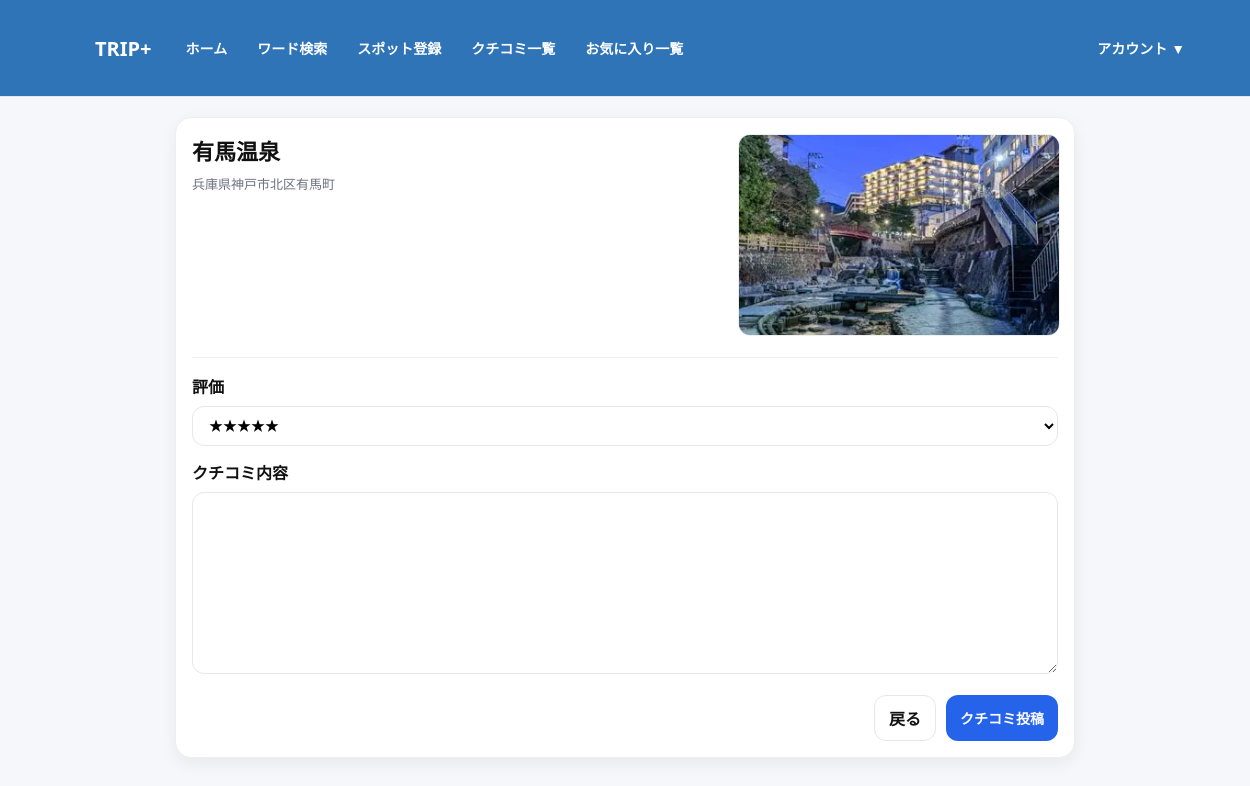
Screenshot of /spots/reviews/new/25/ (signed in) with the database file from the repository.
### spots/models.py (models this page shows, shortened)
class Spot(models.Model):
    created_by = models.ForeignKey(
        settings.AUTH_USER_MODEL,
        on_delete=models.CASCADE,
        related_name="spots",
        null=True, blank=True,
    )
    BUSINESS_DAY_CHOICES = [
        ("mon", "月曜"),
        ("tue", "火曜"),
        ("wed", "水曜"),
        ("thu", "木曜"),
        ("fri", "金曜"),
        ("sat", "土曜"),
        ("sun", "日曜"),
        ("holiday", "年中無休"),
        ("irregular", "不定休"),
    ]
    PARKING_CHOICES = [
        ("有", "有"),
        ("無", "無"),
        ("不明", "不明"),
        ("注意", "注意（公式HP参照）"),
    ]
    parking = models.CharField("駐車場", max_length=20, choices=PARKING_CHOICES, blank=True)
    name = models.CharField(max_length=100)
    address = models.CharField(max_length=255, blank=True)
    image = models.ImageField(upload_to="spots/", blank=True, null=True)
    website = models.URLField("参考サイト", blank=True)
    phone = models.CharField("電話番号", max_length=30, blank=True)
    business_days = models.JSONField(default=list, blank=True, null=True)
    open_time = models.TimeField(null=True, blank=True)
    close_time = models.TimeField(null=True, blank=True)
    access = models.CharField(max_length=200, blank=True)
    language = models.CharField("ワード", max_length=30, blank=True)
    mood = models.CharField(max_length=30, blank=True)
    purpose = models.CharField(max_length=30, blank=True)
    time_axis = models.CharField("時間軸", max_length=50, blank=True)
    created_at = models.DateTimeField(auto_now_add=True)
    description = models.TextField(blank=True)
    latitude = models.DecimalField(max_digits=9, decimal_places=6, null=True, blank=True)
    longitude = models.DecimalField(max_digits=9, decimal_places=6, null=True, blank=True)

### spots/views.py (the view)
# urls.py: path("reviews/new/<int:spot_id>/", views.review_create, name="review_create"),
@login_required
def review_create(request, spot_id):
    spot = get_object_or_404(Spot, pk=spot_id)
    if request.method == "POST":
        form = ReviewForm(request.POST)
        if form.is_valid():
            review = form.save(commit=False)
            review.spot = spot
            review.user = request.user
            review.save()
            messages.success(request, "クチコミを投稿しました！")
            return redirect("spots:spot_detail", pk=spot.pk)
    else:
        form = ReviewForm()
    return render(request, "reviews/review_form.html", {"form": form, "spot": spot})

### spots/forms.py
class ReviewForm(forms.ModelForm):
    rating = forms.ChoiceField(
        label="評価",
        choices=STAR_CHOICES
    )
    class Meta:
        model = Review
        fields = ["rating", "comment"]

### spots/templates/reviews/review_form.html (shortened to what this page needs)
{% extends "base.html" %}
{% load static %}
{% block content %}
<div class="wrap">
  <div class="panel">
    <div class="spot-head">
      <div>
        <h2 class="spot-name">{{ spot.name }}</h2>
        <p class="spot-addr">{{ spot.address }}</p>
      </div>
      <div>
        {% if spot.image %}
          <img class="spot-img" src="{{ spot.image.url }}" alt="{{ spot.name }}">
        {% else %}
          <div class="spot-img" aria-hidden="true"></div>
        {% endif %}
      </div>
    </div>
    <hr style="margin:16px 0;border:none;border-top:1px solid #eee;">
    <form method="post" id="reviewForm">
      <div class="field">
        <label>{{ form.rating.label }}</label>
        {{ form.rating }}
      </div>
      <div class="field">
        <label>クチコミ内容</label>
        {{ form.comment }}
      </div>
      <div class="actions">
        <a class="btn-sub" href="{% url 'spots:spot_detail' spot.pk %}">戻る</a>
        {% if mode == "update" %}
          <button class="btn" type="submit">更新</button>
        {% else %}
          <button class="btn" type="button" id="openConfirm">クチコミ投稿</button>
        {% endif %}
      </div>
    </form>
  </div>
</div>
{% endblock %}

### accounts/static/accounts/style.css (style rules this page uses)
:root { --brand:#1f6feb; --brand-dark:#1656b8; --bg:#f6f7fb; --text:#111; --card:#fff; --border:#e7e7e7; }
html, body { margin: 0; padding: 0; }
body { background: var(--bg); color: var(--text); font-family: Arial, Helvetica, sans-serif; }
.btn { display:inline-block; background:var(--brand); color:#fff; border:none; padding:10px 14px; border-radius:10px; text-decoration:none; font-weight:700; cursor:pointer; }
input,textarea,select { width:100%; padding:10px 12px; border-radius:12px; border:1px solid #ddd; outline:none; font-size:14px; background:#fff; }
.spot-name { font-size:18px; font-weight:700; margin:6px 0 8px; }

### accounts/templates/base.html (style rules this page uses)
body { font-family:system-ui,-apple-system,"Segoe UI",sans-serif;margin:0;background:#f6f7fb;color:#111; }
.btn { display:inline-block;background:#1f6feb;color:#fff;padding:10px 14px;border-radius:10px;text-decoration:none;font-weight:700;font-size:14px;border:none;cursor:pointer; }
.wrap { max-width:900px;margin:0 auto; }
.btn-sub { background:#e5e7eb;color:#111; }
input,textarea,select { width:100%;padding:10px 12px;border-radius:12px;border:1px solid #ddd;outline:none;font-size:14px;background:#fff; }

### spots/templates/reviews/review_form.html (style rules this page uses)
.wrap { max-width:900px;margin:0 auto; }
.panel { background:#fff;border:1px solid #eee;border-radius:16px; padding:16px;box-shadow:0 6px 18px rgba(0,0,0,.06); }
.spot-head { display:grid;grid-template-columns:1fr 320px;gap:16px;align-items:start; }
.spot-name { font-weight:900;font-size:22px;margin:0 0 8px; }
.spot-addr { color:#6b7280;font-size:13px;margin:0; }
.spot-img { width:100%;aspect-ratio:16/10;object-fit:cover; border-radius:12px;border:1px solid #eee;background:#f3f4f6; }
.field { margin-top:14px; }
.field label { display:block;font-weight:900;margin-bottom:8px; }
.field textarea,.field select,.field input { width:100%;padding:10px 12px;border:1px solid #e5e7eb;border-radius:12px; background:#fff;box-sizing:border-box; }
.field textarea { min-height:140px;resize:vertical; }
.actions { display:flex;gap:10px;justify-content:flex-end;margin-top:16px; }
.btn { padding:10px 14px;border-radius:12px;border:0; background:#2563eb;color:#fff;font-weight:900;cursor:pointer; }
.btn-sub { padding:10px 14px;border-radius:12px;border:1px solid #e5e7eb; background:#fff;font-weight:900;cursor:pointer; text-decoration:none;color:#111; }

### rows the page displays
Spot: name "有馬温泉", address "兵庫県神戸市北区有馬町", image (picture)
